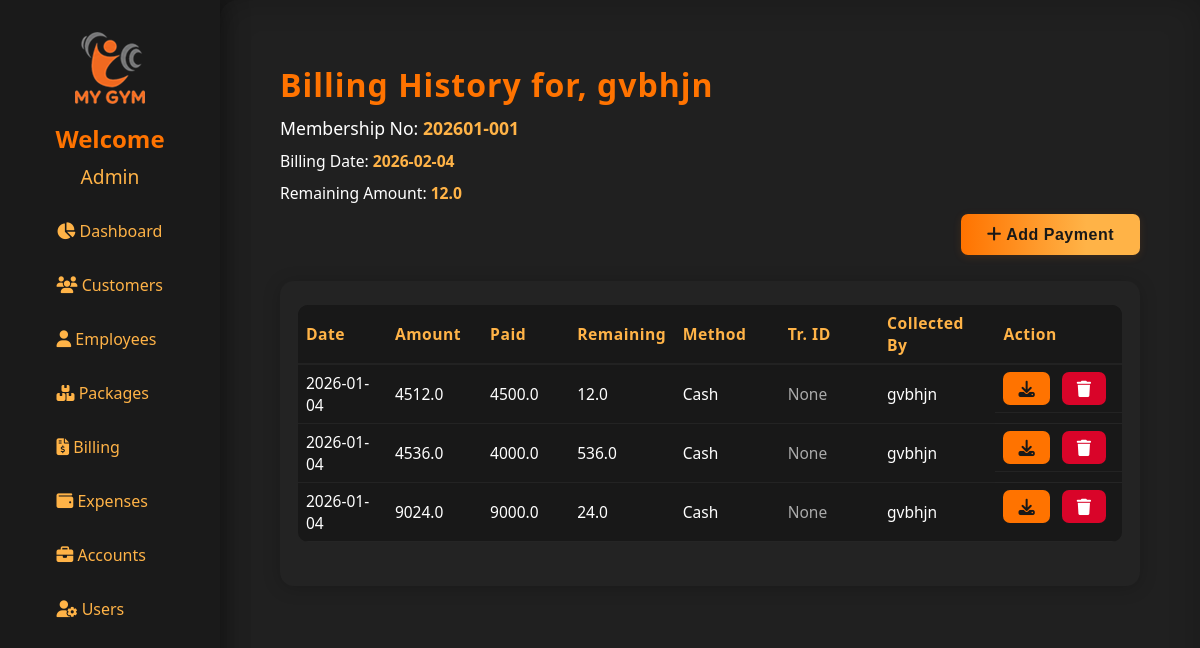
The page /billing_history/34567-8998765-4 (signed in) on the database its author committed.
### models.py (models this page shows, shortened)
class User(UserMixin, db.Model):
    id = db.Column(db.Integer, primary_key=True)
    username = db.Column(db.String(80), unique=True, nullable=False)
    password_hash = db.Column(db.String(128))
    thumb_id = db.Column(db.String(100))
    role_id = db.Column(db.String(100))
    created_at = db.Column(db.DateTime, default=datetime.utcnow)
    updated_at = db.Column(db.DateTime, default=datetime.utcnow, onupdate=datetime.utcnow)

class Customer(db.Model):
    id = db.Column(db.Integer, primary_key=True)
    membership_no = db.Column(db.String(20), unique=True)
    admission_date = db.Column(db.Date)
    type = db.Column(db.String(32))
    package_id = db.Column(db.Integer, db.ForeignKey('packages.id'))
    status = db.Column(db.String(20), default="Not Paid")
    billing_date = db.Column(db.Date)
    name = db.Column(db.String(120), nullable=False)
    email = db.Column(db.String(120))
    father_or_husband = db.Column(db.String(120))
    cnic = db.Column(db.String(20))
    gender = db.Column(db.String(20))
    marital_status = db.Column(db.String(20))
    blood_group = db.Column(db.String(10))
    dob = db.Column(db.Date)
    height = db.Column(db.Float)
    weight = db.Column(db.Float)
    waist = db.Column(db.Float)
    profession = db.Column(db.String(120))
    nationality = db.Column(db.String(50))
    address = db.Column(db.String(200))
    phone = db.Column(db.String(30))
    emergency_contact = db.Column(db.String(30))
    package = db.Column(db.String(50))
    personal_training_time = db.Column(db.String(50))
    trainer = db.Column(db.String(50))
    bmi_test = db.Column(db.String(10))  # 'Yes' or 'No'
    bmi_value = db.Column(db.Float)
    illnesses = db.Column(db.String(200))
    illness_other = db.Column(db.String(100))
    join_reasons = db.Column(db.String(200))
    terms_accepted = db.Column(db.Boolean, default=False)
    thumb_id = db.Column(db.String(100))
    invoices = db.relationship('Invoice', backref='customer', cascade="all, delete-orphan")
    billings = db.relationship('Billing', backref='customer', primaryjoin="Customer.cnic == foreign(Billing.customer_cnic)", cascade="all, delete-orphan")
    billing_histories = db.relationship('BillingHistory', backref='customer', primaryjoin="Customer.cnic == foreign(BillingHistory.customer_cnic)", cascade="all, delete-orphan")
    created_at = db.Column(db.DateTime, default=datetime.utcnow)
    updated_at = db.Column(db.DateTime, default=datetime.utcnow, onupdate=datetime.utcnow)

class Billing(db.Model):
    id = db.Column(db.Integer, primary_key=True)
    customer_name = db.Column(db.String(120), nullable=False)
    membership_no = db.Column(db.String(20), nullable=False)
    customer_cnic = db.Column(db.String(20), nullable=False)
    paid_to_be_amount = db.Column(db.Float, nullable=False)
    paid_amount = db.Column(db.Float, nullable=False)
    remaining_amount = db.Column(db.Float, nullable=False)
    payment_collected_by = db.Column(db.String(100), nullable=False)   # Employee name or ID
    payment_date = db.Column(db.DateTime, default=datetime.utcnow, nullable=False)
    payment_method = db.Column(db.String(50), nullable=False)
    transaction_id = db.Column(db.String(50), nullable=True)
    created_at = db.Column(db.DateTime, default=datetime.utcnow)
    updated_at = db.Column(db.DateTime, default=datetime.utcnow, onupdate=datetime.utcnow)

class BillingHistory(db.Model):
    id = db.Column(db.Integer, primary_key=True)
    customer_cnic = db.Column(db.String(20), nullable=False)
    customer_name = db.Column(db.String(120), nullable=False)
    membership_no = db.Column(db.String(20), nullable=False)
    amount_to_be_paid = db.Column(db.Float, nullable=False)
    paid_amount = db.Column(db.Float, nullable=False)
    remaining_amount = db.Column(db.Float, nullable=False)
    payment_collected_by = db.Column(db.String(100), nullable=False)
    payment_date = db.Column(db.DateTime, default=datetime.utcnow, nullable=False)
    payment_method = db.Column(db.String(50), nullable=False)
    transaction_id = db.Column(db.String(50), nullable=True)
    created_at = db.Column(db.DateTime, default=datetime.utcnow)
    updated_at = db.Column(db.DateTime, default=datetime.utcnow, onupdate=datetime.utcnow)

### app.py (the view)
@app.route('/billing_history/<cnic>', methods=['GET'])
@login_required
def billing_history(cnic):
    customer = Customer.query.filter_by(cnic=cnic).first_or_404()
    employees = Employee.query.all()
    pkg = Packages.query.get(customer.package_id)
    package_price = float(pkg.package_price) if pkg and pkg.package_price else 0
    billing = Billing.query.filter_by(customer_cnic=customer.cnic).order_by(Billing.payment_date.desc()).first()
    previous_remaining = billing.remaining_amount if billing else 0
    current_balance = billing.remaining_amount if billing else 0
    amount_to_be_paid = package_price + previous_remaining
    history = BillingHistory.query.filter_by(customer_cnic=cnic).order_by(BillingHistory.payment_date.desc()).all()
    serialized_history = [serialize_billing_history(b) for b in history]
    return render_template(
        'billing_history.html',
        customer=customer,
        history=serialized_history,
        employees=employees,
        current_balance=current_balance,
        package_name=pkg.package_name if pkg else '',
        package_price=package_price,
        previous_remaining=previous_remaining,
        amount_to_be_paid=amount_to_be_paid,
    )

### app.py (called while the page is built)
@login_manager.user_loader
def load_user(user_id):
    return db.session.get(User, int(user_id))

### helper.py (called while the page is built)
def serialize_billing_history(billing_history):
    return {
        'id': billing_history.id,
        'customer_cnic': billing_history.customer_cnic,
        'customer_name': billing_history.customer_name,
        'membership_no': billing_history.membership_no,
        'amount_to_be_paid': billing_history.amount_to_be_paid,
        'paid_amount': billing_history.paid_amount,
        'remaining_amount': billing_history.remaining_amount,
        'payment_collected_by': billing_history.payment_collected_by,
        'payment_method': billing_history.payment_method,
        'transaction_id': billing_history.transaction_id,
        'payment_date': billing_history.payment_date.strftime('%Y-%m-%d')  # Convert to string here
    }

### templates/billing_history.html (shortened to what this page needs)
{% extends "base.html" %}
{% block content %}
{% if customer.name|length > 12 %}
  <h1 style="color:#ff7300; letter-spacing:1px; margin-bottom: 10px;" title="{{ customer.name }}">
      Billing History for, {{ customer.name[:12] }}&hellip;
  </h1>
{% else %}
  <h1 style="color:#ff7300; letter-spacing:1px; margin-bottom: 10px;">
      Billing History for, {{ customer.name }}
  </h1>
{% endif %}
<div style="font-size: 1.1em; margin-bottom: 10px; color: #fff;">
    Membership No: <span style="color:#ffb347; font-weight:600;">{{ customer.membership_no }}</span>
</div>
<div style="font-size: 0.98em; margin-bottom: 10px; color: #fff;">
    Billing Date: <span style="color:#ffb347; font-weight:600;">{{ customer.billing_date }}</span>
</div>
<div style="font-size: 0.98em; margin-bottom: 10px; color: #fff;">
    Remaining Amount: <span style="color:#ffb347; font-weight:600;">{{ current_balance }}</span>
</div>
<div style="text-align: right; margin-bottom: 26px;">
  <button class="leet-btn" style="width:auto; padding:12px 26px; font-size:1em;" onclick="openAddPaymentModal()">
      <i class="fa fa-plus"></i> Add Payment
  </button>
</div>
<div class="customers-table-wrap">
    <table class="customers-table" style="font-size: 0.99em;">
    <thead>
        <tr>
            <th style="width: 100px;">Date</th>
            <th style="width: 90px;">Amount</th>
            <th style="width: 90px;">Paid</th>
            <th style="width: 90px;">Remaining</th>
            <th style="width: 110px;">Method</th>
            <th style="width: 120px;">Tr. ID</th>
            <th style="width: 120px;">Collected By</th>
            <th style="width: 70px;">Action</th>
        </tr>
    </thead>
    <tbody class="customers-table-body">
    {% for b in history %}
    <tr>
        <td>{{ b.payment_date }}</td>
        <td>{{ b.amount_to_be_paid }}</td>
        <td>{{ b.paid_amount }}</td>
        <td>{{ b.remaining_amount }}</td>
        <td>{{ b.payment_method }}</td>
        <td>
            {% if b.payment_method == 'Online' and b.transaction_id %}
                {{ b.transaction_id }}
            {% else %}
                <span style="color:#aaa;">None</span>
            {% endif %}
        </td>
        <td>
            {% if b.payment_collected_by and b.payment_collected_by|length > 12 %}
                <span title="{{ b.payment_collected_by }}">{{ b.payment_collected_by[:12] }}&hellip;</span>
            {% else %}
                {{ b.payment_collected_by }}
            {% endif %}
        </td>
        <td style="display: flex; justify-content: center; gap: 2px;">
          <button type="button" class="leetpk-btn"  onclick="generateInvoice({{ b.id }})">
                <i class="fa fa-download"></i>
            </button>
          <button type="button" class="leetpk-btn delete-btn"  onclick="openDeleteConfirmationModal('{{ url_for('delete_billing_history', billing_id=b.id, cnic=customer.cnic) }}')">
                <i class="fa fa-trash"></i>
            </button>
        </td>
    </tr>
    {% else %}
    <tr>
        <td colspan="8" style="text-align:center;">No billing history found.</td>
    </tr>
    {% endfor %}
</tbody>
</table>
</div>
{% endblock %}

### templates/base.html (shortened to what this page needs)
<!DOCTYPE html>
<html lang="en">
<head>
    <link rel="stylesheet" href="{{ url_for('static', filename='style.css') }}">
    <link rel="stylesheet" href="https://cdnjs.cloudflare.com/ajax/libs/font-awesome/6.4.2/css/all.min.css">
</head>
<body>
    {% if not hide_sidebar %}
    <div class="sidebar">
        <img src="{{ url_for('static', filename='logo.png') }}" class="logo-center"/>
        <div class="sidebar-user">
            {% if current_user.is_authenticated %}
                <div style="font-size: 1.5em; color: #ff7300; font-weight: 600;">Welcome</div>
                {% if current_user.username|length > 12 %}
                    <div style="font-size: 1.2em;color: #ffb347;margin-top: 8px;word-break: break-word;text-align: center;"
                        title="{{ current_user.username|capitalize }}">
                        {{ current_user.username[:12]|capitalize }}&hellip;
                    </div>
                {% else %}
                    <div style="font-size: 1.2em;color: #ffb347;margin-top: 8px;word-break: break-word;text-align: center;">
                        {{ current_user.username|capitalize }}
                    </div>
                {% endif %}
            {% else %}
                <div style="font-size: 1.5em; color: #ff7300; font-weight: 600;">Welcome to My Gym</div>
            {% endif %}
        </div>
        <div class="sidebar-nav-scroll scroll-hidden" style="height: 450px;">
            <ul>
                <li><a href="/"><i class="fa fa-chart-pie"></i> Dashboard</a></li>
                <li><a href="/customers"><i class="fa fa-users"></i> Customers</a></li>
                {% if current_user.role_id == '1' %}
                    <li>
                        <a href="{{ url_for('employees') }}">
                            <i class="fa fa-user"></i> Employees
                        </a>
                    </li>
                {% endif %}
                <li>
                    <a href="{{ url_for('packages') }}">
                        <i class="fa-solid fa-boxes-stacked"></i> Packages
                    </a>
                </li>
                <li><a href="/billing"><i class="fa fa-file-invoice-dollar"></i> Billing</a></li>
                <li><a href="/expenses"><i class="fa fa-wallet"></i> Expenses</a></li>
                {% if current_user.role_id == '1' %}
                <li><a href="/accounts"><i class="fa fa-briefcase"></i> Accounts</a></li>
                {% endif %}
                {% if current_user.role_id == '1' %}
                <li><a href="/users"><i class="fa fa-user-cog"></i> Users</a></li>
                {% endif %}
                <li><a href="/attendance"> Attendance</a></li>
            </ul>
        </div>
    </div>
    {% endif %}
    <div class="main-content{% if hide_sidebar %} no-sidebar{% endif %}">
        {% block content %}{% endblock %}
    </div>
</body>
</html>

### static/style.css (style rules this page uses)
body { margin: 0; font-family: 'Segoe UI', Arial, sans-serif; background: #181818; color: #fff; }
.leet-btn { background: linear-gradient(90deg, #ff7300, #ffb347 70%); color: #181818; border: none; font-size: 1.01em; font-weight: 600; padding: 14px 0; width: 100%; margin-top: 0px; border-radius: 7px; cursor: pointer; box-shadow: 0 2px 8px rgba(255,115,0,0.13); letter-spacing: 0.5px; transition: background 0.15s, color 0.15s; }
.sidebar { position: fixed; left: 0; top: 0; width: 220px; height: 100%; background: #1a1a1a; padding: 32px 0 0 0; box-shadow: 2px 0 24px #0006; display: flex; flex-direction: column; align-items: center; z-index: 100; }
.logo-center { display: block; margin: 0 auto 18px auto; max-width: 90px; }
.sidebar ul { list-style: none; padding: 0; width: 100%; }
.sidebar ul li { margin: 0; width: 100%; }
.scroll-hidden { overflow-y: auto; scrollbar-width: none; -ms-overflow-style: none; }
.sidebar ul li a { display: block; color: #ffb347; padding: 14px 36px; font-size: 1em; text-decoration: none; border-radius: 0 20px 20px 0; transition: background 0.18s, color 0.18s; margin-bottom: 4px; }
.main-content { margin-left: 220px; padding: 42px 5vw 32px 5vw; min-height: 100vh; background: #202020; box-shadow: 0 0 32px #0003 inset; border-radius: 18px 0 0 0; }
body, .main-content, .login-container { animation: fadein 0.7s; }
.customers-table-wrap { background: #232323; padding: 24px 18px; border-radius: 14px; box-shadow: 0 2px 18px #0003; overflow-x: auto; }
.customers-table { width: 100%; border-collapse: collapse; color: #fff; background: transparent; font-size: 0.97em; }
.customers-table-body { width: 100%; border-collapse: collapse; color: #fff; background: transparent; font-size: 0.99em; }
.customers-table th, .customers-table td { padding-top: 12px; padding-bottom: 12px; }
.customers-table { width: 100%; border-collapse: collapse; background: #181818; margin-bottom: 20px; border-radius: 10px; overflow: hidden; }
.customers-table th, .customers-table td { padding: 14px 10px; text-align: center; border-bottom: 1px solid #232323; font-size: 1em; }
.customers-table th { background: #232323; color: #ffb347; font-weight: 600; letter-spacing: 0.5px; border-bottom: 2px solid #ff7300; }
.customers-table tbody tr:last-child td { border-bottom: none; }
.customers-table th, .customers-table td { padding: 14px 18px; text-align: left; }
.customers-table th { background: #181818; color: #ffb347; font-weight: 600; letter-spacing: 0.5px; border-bottom: 2px solid #222; }
.customers-table tr { border-bottom: 1.5px solid #252525; transition: background 0.15s; }
.leet-btn { background: linear-gradient(90deg, #ff7300, #ffb347 70%); color: #181818; border: none; font-size: 1.1em; font-weight: 600; padding: 13px 0; width: 100%; border-radius: 7px; cursor: pointer; margin-top: 0px; box-shadow: 0 2px 8px rgba(255,115,0,0.13); letter-spacing: 0.5px; transition: background 0.15s, color 0.15s; }
.fa { font-size: 1.05em; }
.customers-table th, .customers-table td { padding: 7px 8px; font-size: 0.99em; vertical-align: middle; }
.leet-btn { height: 41px; font-size: 1.08em; }
.leetpk-btn { border: none; border-radius: 7px; padding: 6px 15px; font-weight: 500; font-size: 1em; background: #ff7300; color: #181818; transition: background 0.14s, color 0.14s; cursor: pointer; margin-bottom: 0; display: inline-flex; align-items: center; margin-right: 8px; gap: 7px; height: 33px; }
.delete-btn { background: #d90429; color: #fff; margin-left: 2px; }

### rows shown on the page
User: username "Admin"
Customer: name "gvbhjn", membership_no "202601-001", billing_date "2026-02-04"
Billing: remaining_amount "12.0"
BillingHistory: payment_date "2026-01-04", amount_to_be_paid "4512.0", paid_amount "4500.0", remaining_amount "12.0", payment_method "Cash", shows "None", payment_collected_by "gvbhjn"
BillingHistory: payment_date "2026-01-04", amount_to_be_paid "4536.0", paid_amount "4000.0", remaining_amount "536.0", payment_method "Cash", shows "None", payment_collected_by "gvbhjn"
BillingHistory: payment_date "2026-01-04", amount_to_be_paid "9024.0", paid_amount "9000.0", remaining_amount "24.0", payment_method "Cash", shows "None", payment_collected_by "gvbhjn"
